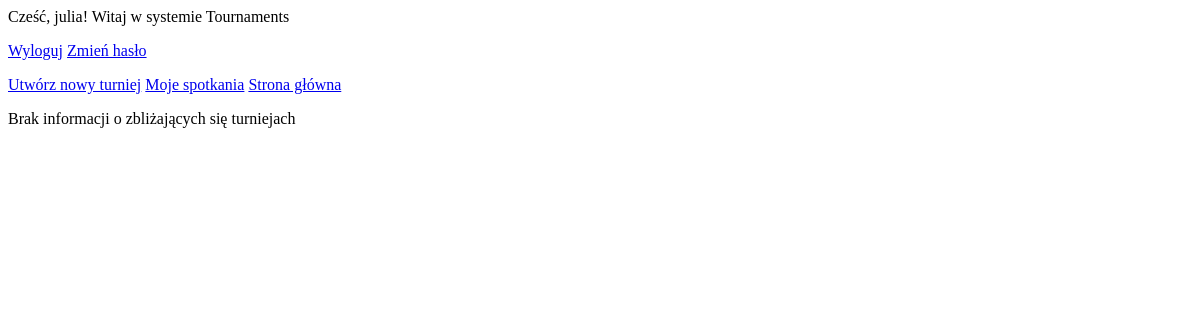
Before: /mytourns/ (signed in) with the older database file.
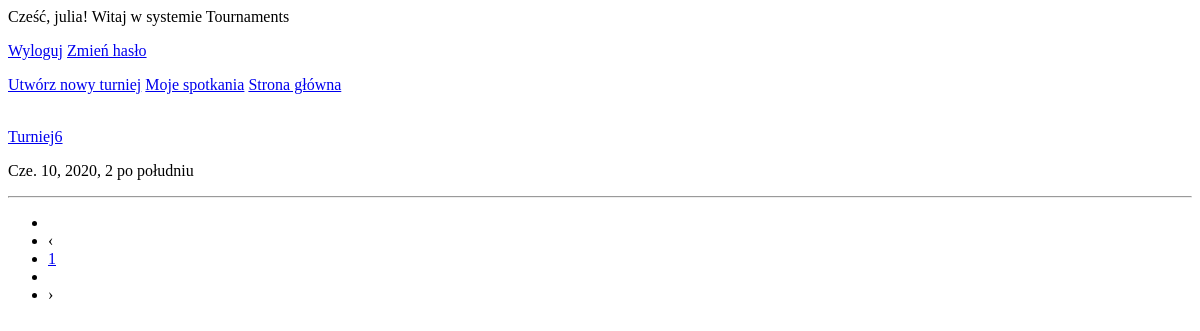
After: the same page with the newer database file.
### Tourn/models.py (models this page shows)
class Tournament(models.Model):
    name = models.CharField(max_length=50)
    discipline = models.CharField(max_length=50)
    start_date = models.DateTimeField()
    registration_deadline = models.DateTimeField()
    participants_limit = models.IntegerField()
    city = models.CharField(max_length=20)
    street = models.CharField(max_length=50)
    number = models.IntegerField()
    organizer = models.ForeignKey(settings.AUTH_USER_MODEL, on_delete=models.CASCADE)

### Tourn/views.py (the view)
# urls.py: path('mytourns/', views.my_list, name='my_tourns'),
def my_list(request):
    participations = Participation.objects.filter(user=request.user)
    queryset_list = []
    for p in participations:
        queryset_list.append(p.tournament)
    paginator = Paginator(queryset_list, 10)  # posts per page
    page = request.GET.get('page')
    try:
        queryset = paginator.page(page)
    except PageNotAnInteger:
        queryset = paginator.page(1)
    except EmptyPage:
        queryset = paginator.page(paginator.num_pages)
    context = {
        "object_list": queryset,
        'length': len(queryset_list)
    }
    return render(request, "my.html", context)

### templates/my.html (shortened to what this page needs)
{% extends 'base.html' %}
{% block content %}
{% if user.is_authenticated %}
    Cześć, {{ user.username }}! Witaj w systemie Tournaments
    <p><a href="{% url 'logout' %}">Wyloguj</a>
    <a href="{% url 'password_reset' %}">Zmień hasło</a></p>
        <p><a href="{% url 'add_tournament' %}">Utwórz nowy turniej</a>
        <a href="{% url 'my_games' %}">Moje spotkania</a>
        <a href="{% url 'home' %}">Strona główna</a></p>
{% endif %}
{% if length != 0 %}
    {% for obj in object_list %}
<div class = "container">
  <div class = "col-md-6">
    <br>
    <a href = "tournament/{{ obj.id }}">{{obj.name}}</a>
    <p>{{obj.start_date}}</p>
    <hr>
  </div>
</div>
{% endfor %}
<div class = "container">
  <div class = "col-md-6">
    <nav aria-label="Page navigation example">
      <ul class="pagination">
        <li class="page-item">
          {% if object_list.has_previous %}
             <li class="previous"> <a href="?page={{ object_list.previous_page_number }}">
             <span aria-hidden="true">‹</span></a>
          {% else %}
              <li class="previous disabled"><a>‹</a>
          {% endif %}
        </li>
         {% for page in object_list.paginator.page_range %}
            {% if page == object_list.number %}
            <li class="pg active"><a class = "page_number" href="?page={{page}}">{{page}}</a>
            {% else %}
            <li class="pg"><a class = "page_number" href="?page={{page}}">{{page}}</a>
            {% endif %}
        {% endfor %}
        <li class="page-item">
          {% if object_list.has_next %}
            <li class="previous"> <a href="?page={{ object_list.next_page_number }}">›</a></li>
          {% else %}
              <li class="next disabled"><a>›</a>
          {% endif %}
        </li>
      </ul>
    </nav>
  </div>
</div>
    {% else %}
    <p>Brak informacji o zbliżających się turniejach</p>
    {% endif %}
{% endblock %}

Changed rows visible on the page:
added Tournament: name "Turniej6", start_date "Cze. 10, 2020, 2 po południu"
Other visible differences:
text no longer shown: "Brak informacji o zbliżających się turniejach"
new list line: "1"
